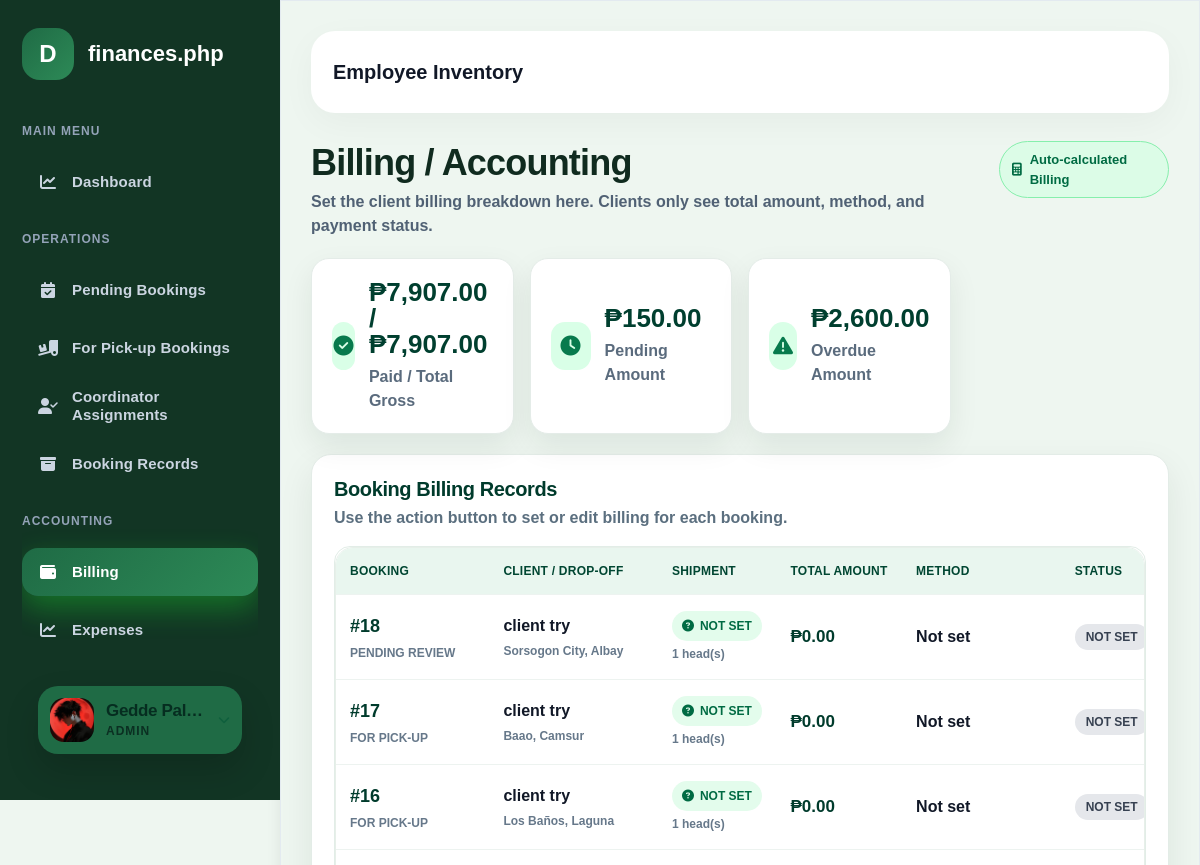
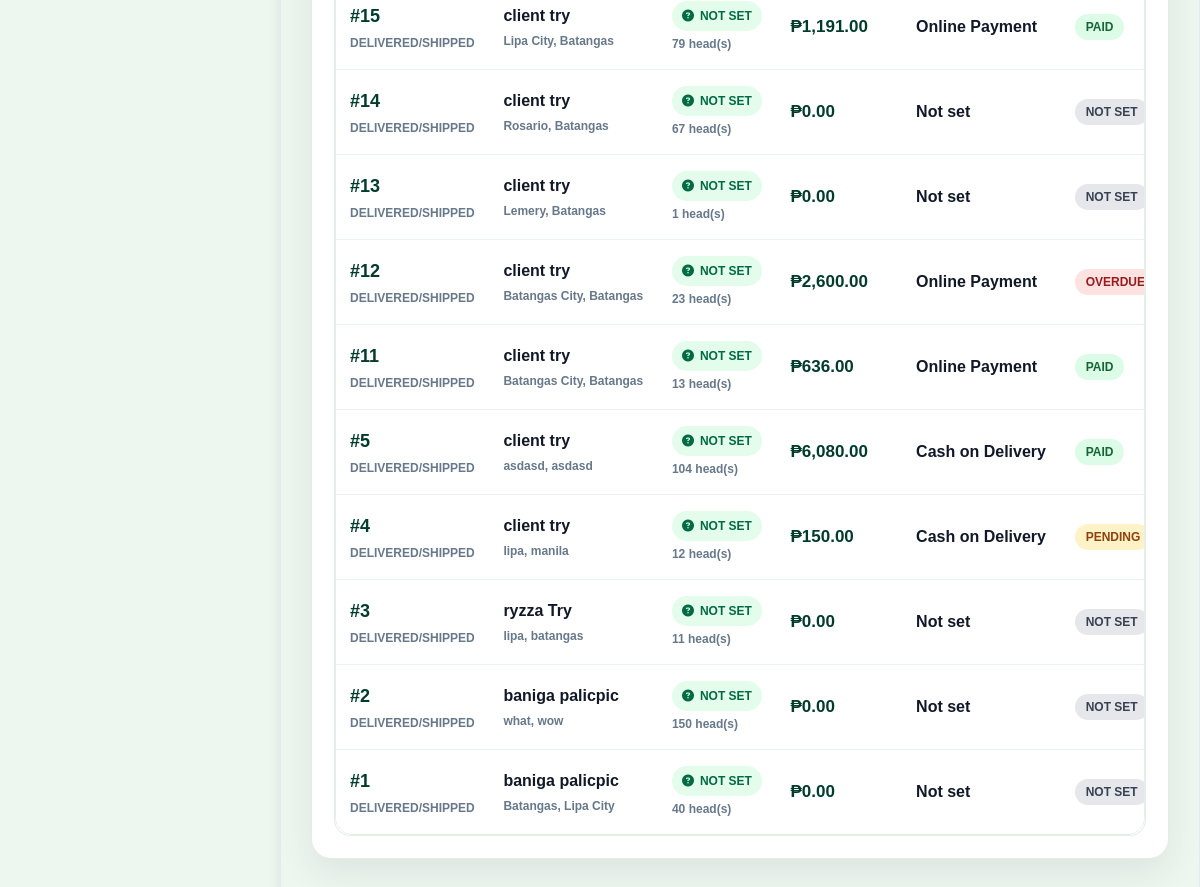
/dmac-shipping/app/views/staff/finances.php (signed in), run on the app's committed database (2 pictures, top to bottom).
### tables this page shows
CREATE TABLE `employee` (
  `emp_ID` int(11) NOT NULL,
  `dept_ID` int(11) NOT NULL,
  `emp_firstname` varchar(255) NOT NULL,
  `emp_lastname` varchar(255) NOT NULL,
  `emp_contact` varchar(20) NOT NULL,
  `emp_email` varchar(255) NOT NULL,
  `emp_password` varchar(255) NOT NULL,
  `registered_since` timestamp NOT NULL DEFAULT current_timestamp(),
  `deleted_at` timestamp NULL DEFAULT NULL,
  `account_status` enum('pending','approved','rejected') NOT NULL DEFAULT 'pending',
  `is_super_admin` tinyint(1) NOT NULL DEFAULT 0,
  `last_login_at` datetime DEFAULT NULL,
  `failed_login_count` int(11) NOT NULL DEFAULT 0,
  `locked_until` datetime DEFAULT NULL,
  `force_password_change` tinyint(1) NOT NULL DEFAULT 0,
  `profile_image` varchar(255) DEFAULT NULL
);

CREATE TABLE `booking` (
  `booking_ID` int(11) NOT NULL,
  `client_ID` int(11) NOT NULL,
  `pickup_ID` int(11) NOT NULL,
  `receiver_ID` int(11) NOT NULL,
  `transport_ID` int(11) DEFAULT NULL,
  `booking_status` enum('PENDING REVIEW','PROCESSING','FOR PICK-UP','PREPARING FOR TRANSIT','IN TRANSIT','DELIVERED/SHIPPED','CANCELLED') NOT NULL DEFAULT 'PENDING REVIEW',
  `booking_startdate` timestamp NOT NULL DEFAULT current_timestamp(),
  `booking_requestdate` date DEFAULT NULL,
  `booking_enddate` date DEFAULT NULL,
  `terms_accepted` tinyint(1) NOT NULL DEFAULT 0,
  `insurance_accepted` tinyint(1) NOT NULL DEFAULT 0,
  `agreement_accepted_at` timestamp NULL DEFAULT NULL
);

CREATE TABLE `client` (
  `client_ID` int(11) NOT NULL,
  `client_firstname` varchar(255) NOT NULL,
  `client_lastname` varchar(255) NOT NULL,
  `client_contact` varchar(20) NOT NULL,
  `client_email` varchar(255) NOT NULL,
  `client_password` varchar(255) NOT NULL,
  `created_at` timestamp NOT NULL DEFAULT current_timestamp(),
  `deleted_at` timestamp NULL DEFAULT NULL,
  `last_login_at` datetime DEFAULT NULL,
  `failed_login_count` int(11) NOT NULL DEFAULT 0,
  `locked_until` datetime DEFAULT NULL,
  `profile_image` varchar(255) DEFAULT NULL
);

CREATE TABLE `receiver` (
  `receiver_ID` int(11) NOT NULL,
  `receiver_firstname` varchar(255) NOT NULL,
  `receiver_lastname` varchar(255) NOT NULL,
  `receiver_contact` varchar(20) NOT NULL,
  `receiver_street` varchar(255) NOT NULL,
  `receiver_municipality` varchar(255) NOT NULL,
  `receiver_province` varchar(255) NOT NULL
);

CREATE TABLE `payment` (
  `payment_ID` int(11) NOT NULL,
  `booking_ID` int(11) NOT NULL,
  `paymethod_ID` int(11) DEFAULT NULL,
  `pay_amount` decimal(10,2) DEFAULT NULL,
  `box_fee` decimal(10,2) NOT NULL DEFAULT 0.00,
  `pickup_fee` decimal(10,2) NOT NULL DEFAULT 0.00,
  `shipping_fee` decimal(10,2) NOT NULL DEFAULT 0.00,
  `head_price` decimal(10,2) NOT NULL DEFAULT 0.00,
  `number_of_heads` int(11) NOT NULL DEFAULT 0,
  `total_amount` decimal(10,2) NOT NULL DEFAULT 0.00,
  `payment_method` enum('COD','ONLINE') DEFAULT NULL,
  `pay_date` date DEFAULT NULL,
  `payment_status` enum('PENDING','PAID','OVERDUE') NOT NULL DEFAULT 'PENDING',
  `amount_paid` decimal(10,2) NOT NULL DEFAULT 0.00,
  `payment_reference` varchar(100) DEFAULT NULL,
  `proof_of_payment` varchar(255) DEFAULT NULL,
  `receipt_file` varchar(255) DEFAULT NULL,
  `created_at` timestamp NOT NULL DEFAULT current_timestamp(),
  `updated_at` datetime DEFAULT NULL
);

CREATE TABLE `paymethod` (
  `paymethod_ID` int(11) NOT NULL,
  `pay_method` varchar(50) NOT NULL
);

### dmac-shipping/app/views/staff/finances.php (the view, shortened to what the rows shown need)
<?php
require_once __DIR__ . '/../../helpers/staff_nav.php';
require_once '../../models/Payment.php';
$db = (new Database())->getConnection();
$paymentModel = new Payment($db);
$records = $paymentModel->getAllBillingRecords();
function h($v) { return htmlspecialchars((string)$v, ENT_QUOTES, 'UTF-8'); }
function money($n) { return '₱' . number_format((float)$n, 2); }
function statusBadge($status) {
    $status = strtoupper((string)$status);
    if ($status === 'PAID') return 'badge-paid';
    if ($status === 'OVERDUE') return 'badge-overdue';
    if ($status === 'NOT SET') return 'badge-not-set';
    return 'badge-pending';
}
function paymentStatusLabel($record) {
    if (empty($record['payment_ID'])) return 'NOT SET';
    return strtoupper((string)($record['payment_status'] ?? ((int)($record['is_paid'] ?? 0) === 1 ? 'PAID' : 'PENDING')));
}
?>
<!doctype html>
<html lang="en">
<head>
    <link href="https://cdn.jsdelivr.net/npm/bootstrap@5.3.3/dist/css/bootstrap.min.css" rel="stylesheet">
    <link rel="stylesheet" href="../../../public/css/all.css">
<link rel="stylesheet" href="https://cdnjs.cloudflare.com/ajax/libs/font-awesome/6.4.0/css/all.min.css">
</head>
<body>
<div class="dashboard-layout">
    <?php showStaffSidebar('finances.php'); ?>
    <main class="main-content">
        <div class="billing-header">
            <div>
                <h1>Billing / Accounting</h1>
            </div>
        </div>
        <section class="panel">
            <div class="panel-title">
                <div>
                    <h2>Booking Billing Records</h2>
                </div>
            </div>
            <div class="table-wrap">
                <table class="billing-table">
                    <thead>
                    <tr>
                        <th>Booking</th>
                        <th>Client / Drop-off</th>
                        <th>Shipment</th>
                        <th>Total Amount</th>
                        <th>Method</th>
                        <th>Status</th>
                    </tr>
                    </thead>
                    <tbody>
                    <?php foreach ($records as $record): ?>
                        <?php
                            $shipmentType = strtoupper((string)($record['shipment_type'] ?? 'NOT SET'));
                            $heads = (int)($record['number_of_heads'] ?? 0);
                            if ($heads <= 0) $heads = (int)($record['total_animals'] ?? 0);
                            $status = paymentStatusLabel($record);
                            $totalAmount = (float)($record['total_amount'] ?? $record['pay_amount'] ?? 0);
                            $clientName = trim(($record['client_firstname'] ?? '') . ' ' . ($record['client_lastname'] ?? ''));
                            $dropOff = trim(($record['receiver_municipality'] ?? '') . ', ' . ($record['receiver_province'] ?? ''), ', ');
                            $payMethod = $record['pay_method'] ?: 'Not set';
                        ?>
                        <tr>
                            <td>
                                <div class="booking-no">#<?= h($record['booking_ID']) ?></div>
                                <div class="mini"><?= h($record['booking_status'] ?? '') ?></div>
                            </td>
                            <td>
                                <strong><?= h($clientName ?: 'Client') ?></strong>
                                <div class="mini"><?= h($dropOff ?: 'No drop-off set') ?></div>
                            </td>
                            <td>
                                <span class="ship-pill"><i class="fa-solid <?= $shipmentType === 'AIR' ? 'fa-plane' : ($shipmentType === 'LAND' ? 'fa-truck' : 'fa-circle-question') ?>"></i> <?= h($shipmentType === 'NOT SET' ? 'NOT SET' : $shipmentType) ?></span>
                                <div class="mini"><?= h($heads) ?> head(s)</div>
                            </td>
                            <td><span class="amount-text"><?= h(money($totalAmount)) ?></span></td>
                            <td><?= h($payMethod) ?></td>
                            <td><span class="status-badge <?= h(statusBadge($status)) ?>"><?= h($status) ?></span></td>
                        </tr>
                    <?php endforeach; ?>
                    </tbody>
                </table>
            </div>
        </section>
    </main>
</div>
</body>
</html>

### dmac-shipping/app/helpers/staff_nav.php (shortened to what the rows shown need)
<?php
function dmacStaffSidebarProfileData() {
    $data = [
        'name' => $_SESSION['employee_name'] ?? 'Admin User',
        'subtitle' => $_SESSION['employee_role'] ?? 'Staff Account',
        'image' => ''
    ];
    try {
        $empID = (int)($_SESSION['employee_id'] ?? 0);
        if ($empID > 0) {
            $db = (new Database())->getConnection();
            $stmt = $db->prepare("SELECT emp_firstname, emp_lastname, emp_email, profile_image FROM employee WHERE emp_ID = ? LIMIT 1");
            $stmt->execute([$empID]);
            $row = $stmt->fetch(PDO::FETCH_ASSOC);
            if ($row) {
                $fullName = trim(($row['emp_firstname'] ?? '') . ' ' . ($row['emp_lastname'] ?? ''));
                if ($fullName !== '') {
                    $data['name'] = $fullName;
                }
                $data['image'] = $row['profile_image'] ?? '';
            }
        }
    } catch (Exception $e) {
        error_log('Staff sidebar profile load error: ' . $e->getMessage());
    }
    return $data;
}
function dmacSidebarImageSrc($path) {
    $path = trim((string)$path);
    $path = ltrim($path, '/');
    return '../../../' . $path;
}
function dmacStaffProfileCard() {
    $profile = dmacStaffSidebarProfileData();
    $imageSrc = dmacSidebarImageSrc($profile['image'] ?? '');
?>
    <div class="sidebar-profile">
        <button type="button" class="sidebar-profile-toggle" aria-expanded="false">
            <span class="sidebar-profile-avatar">
                <?php if ($imageSrc): ?>
                    <img src="<?= htmlspecialchars($imageSrc, ENT_QUOTES, 'UTF-8') ?>" alt="Profile Picture">
                <?php else: ?>
                    <i class="fa-solid fa-circle-user"></i>
                <?php endif; ?>
            </span>
        </button>
    </div>
<?php
}
function showStaffSidebar($title = 'DMAC Admin') {
?>
<aside class="sidebar staff-sidebar">
    <div class="brand">
        <div>
            <h2><?= htmlspecialchars($title, ENT_QUOTES, 'UTF-8') ?></h2>
        </div>
    </div>
    <?php dmacStaffProfileCard(); ?>
</aside>
<?php
}
?>

### data on the page
employee: profile_image (picture)
booking: booking_ID "18", booking_status "PENDING REVIEW", client_ID.client_lastname "client try", receiver_ID.receiver_province "Sorsogon City, Albay", shipmentType "NOT SET", heads "1", totalAmount "₱0.00", payMethod "Not set", status "NOT SET"
booking: booking_ID "17", booking_status "FOR PICK-UP", client_ID.client_lastname "client try", receiver_ID.receiver_province "Baao, Camsur", shipmentType "NOT SET", heads "1", totalAmount "₱0.00", payMethod "Not set", status "NOT SET"
booking: booking_ID "16", booking_status "FOR PICK-UP", client_ID.client_lastname "client try", receiver_ID.receiver_province "Los Baños, Laguna", shipmentType "NOT SET", heads "1", totalAmount "₱0.00", payMethod "Not set", status "NOT SET"
booking: booking_ID "15", booking_status "DELIVERED/SHIPPED", client_ID.client_lastname "client try", receiver_ID.receiver_province "Lipa City, Batangas", shipmentType "NOT SET", payment.number_of_heads "79", payment.total_amount "₱1,191.00", paymethod.pay_method "Online Payment", payment.payment_status "PAID"
booking: booking_ID "14", booking_status "DELIVERED/SHIPPED", client_ID.client_lastname "client try", receiver_ID.receiver_province "Rosario, Batangas", shipmentType "NOT SET", heads "67", totalAmount "₱0.00", payMethod "Not set", status "NOT SET"
booking: booking_ID "13", booking_status "DELIVERED/SHIPPED", client_ID.client_lastname "client try", receiver_ID.receiver_province "Lemery, Batangas", shipmentType "NOT SET", heads "1", totalAmount "₱0.00", payMethod "Not set", status "NOT SET"
booking: booking_ID "12", booking_status "DELIVERED/SHIPPED", client_ID.client_lastname "client try", receiver_ID.receiver_province "Batangas City, Batangas", shipmentType "NOT SET", payment.number_of_heads "23", payment.total_amount "₱2,600.00", paymethod.pay_method "Online Payment", payment.payment_status "OVERDUE"
booking: booking_ID "11", booking_status "DELIVERED/SHIPPED", client_ID.client_lastname "client try", receiver_ID.receiver_province "Batangas City, Batangas", shipmentType "NOT SET", payment.number_of_heads "13", payment.total_amount "₱636.00", paymethod.pay_method "Online Payment", payment.payment_status "PAID"
booking: booking_ID "5", booking_status "DELIVERED/SHIPPED", client_ID.client_lastname "client try", receiver_ID.receiver_province "asdasd, asdasd", shipmentType "NOT SET", payment.number_of_heads "104", payment.total_amount "₱6,080.00", paymethod.pay_method "Cash on Delivery", payment.payment_status "PAID"
booking: booking_ID "4", booking_status "DELIVERED/SHIPPED", client_ID.client_lastname "client try", receiver_ID.receiver_province "lipa, manila", shipmentType "NOT SET", payment.number_of_heads "12", payment.total_amount "₱150.00", paymethod.pay_method "Cash on Delivery", payment.payment_status "PENDING"
booking: booking_ID "3", booking_status "DELIVERED/SHIPPED", client_ID.client_lastname "ryzza Try", receiver_ID.receiver_province "lipa, batangas", shipmentType "NOT SET", heads "11", totalAmount "₱0.00", payMethod "Not set", status "NOT SET"
booking: booking_ID "2", booking_status "DELIVERED/SHIPPED", client_ID.client_lastname "baniga palicpic", receiver_ID.receiver_province "what, wow", shipmentType "NOT SET", heads "150", totalAmount "₱0.00", payMethod "Not set", status "NOT SET"
booking: booking_ID "1", booking_status "DELIVERED/SHIPPED", client_ID.client_lastname "baniga palicpic", receiver_ID.receiver_province "Batangas, Lipa City", shipmentType "NOT SET", heads "40", totalAmount "₱0.00", payMethod "Not set", status "NOT SET"

### other printed values
$title "finances.php"
$label "Dashboard Pending Bookings For Pick-up Bookings Coordinator Assignments Booking Records Billing Expenses"
$profile['name'] "Gedde Pal…"
$profile['subtitle'] "ADMIN"
money($summary['paid'] ?? 0) "₱7,907.00"
money($summary['total'] ?? 0) "₱7,907.00"
money($summary['unpaid'] ?? 0) "₱150.00"
money($summary['overdue'] ?? 0) "₱2,600.00"
